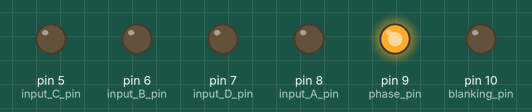
Bench run of a sketch on a simulated Arduino Uno, built with avr-gcc and run on an emulated ATmega328P. On the bench: output pins drawn as LEDs (lit = HIGH). Pins used as bus, display or sensor lines are not drawn.

Above: at 0.5 s.
At 2.5 s:
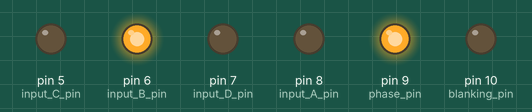
At 3.5 s:
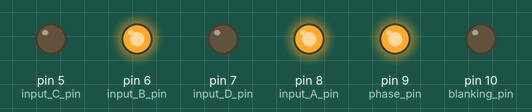
At 5.5 s:
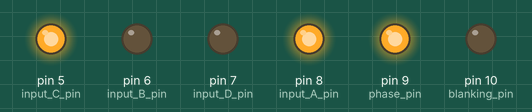
At 8.5 s:
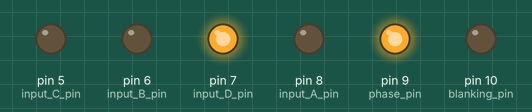
At 11.5 s:
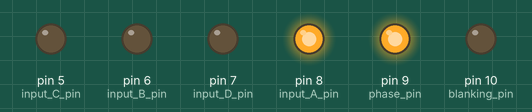
Timing chart, 0 to 13.0 s (numbered marks = the images above):
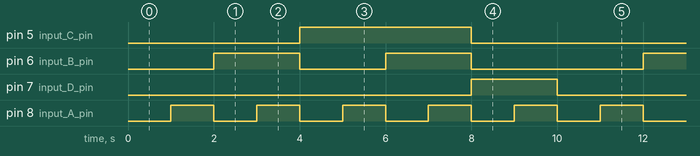

Measured:
- by itself, pin 5 (input_C_pin): alternates HIGH for 4.0 s and LOW for 6.0 s
- by itself, pin 6 (input_B_pin): repeats every 10.0 s: LOW 2.0 s, HIGH 2.0 s, LOW 4.0 s, HIGH 2.0 s
- by itself, pin 7 (input_D_pin): alternates HIGH for 2.0 s and LOW for 8.0 s
- by itself, pin 8 (input_A_pin): alternates HIGH for 1.0 s and LOW for 1.0 s

The sketch:

3_1_7segdisplay_4543.ino
```cpp
// Microcontrollers Lab 3
// 7 segment + 4543 chip demo

byte latch_disable_pin = 4;
// 0 do not disable, latch enabled == keep last value
// 1 disable, latch disabled == refresh based on current A,B,C,D

byte input_D_pin = 7;
byte input_C_pin = 5;
byte input_B_pin = 6;
byte input_A_pin = 8;

byte phase_pin = 9;      // 0 is common cathode 1 is common anode
byte blanking_pin = 10;  // 0 is no blanking 1 is blanking


void setup()
{
  pinMode(latch_disable_pin,OUTPUT);
  pinMode(input_D_pin,OUTPUT);
  pinMode(input_C_pin,OUTPUT);
  pinMode(input_B_pin,OUTPUT);
  pinMode(input_A_pin,OUTPUT);
  pinMode(phase_pin,OUTPUT);
  pinMode(blanking_pin,OUTPUT);

  digitalWrite(latch_disable_pin,1);
  //yes, disable latch
  digitalWrite(blanking_pin,0);
  //no, do not blank display
  digitalWrite(phase_pin,1);
  //0 is common cathode, 1 is common anode
  //it says SA on the common anode
  //it says SC on the common cathode
  //check what you have, modify accordingly

  digitalWrite(input_A_pin,0);
  digitalWrite(input_B_pin,0);
  digitalWrite(input_C_pin,0);
  digitalWrite(input_D_pin,0);
}

void loop()
{
  // 0
  digitalWrite(input_A_pin,0);
  digitalWrite(input_B_pin,0);
  digitalWrite(input_C_pin,0);
  digitalWrite(input_D_pin,0);
  delay(1000);

  // 1
  digitalWrite(input_A_pin,1);
  digitalWrite(input_B_pin,0);
  digitalWrite(input_C_pin,0);
  digitalWrite(input_D_pin,0);
  delay(1000);

  // 2
  digitalWrite(input_A_pin,0);
  digitalWrite(input_B_pin,1);
  digitalWrite(input_C_pin,0);
  digitalWrite(input_D_pin,0);
  delay(1000);

  // 3
  digitalWrite(input_A_pin,1);
  digitalWrite(input_B_pin,1);
  digitalWrite(input_C_pin,0);
  digitalWrite(input_D_pin,0);
  delay(1000);

  // 4
  digitalWrite(input_A_pin,0);
  digitalWrite(input_B_pin,0);
  digitalWrite(input_C_pin,1);
  digitalWrite(input_D_pin,0);
  delay(1000);

  // 5
  digitalWrite(input_A_pin,1);
  digitalWrite(input_B_pin,0);
  digitalWrite(input_C_pin,1);
  digitalWrite(input_D_pin,0);
  delay(1000);

  // 6
  digitalWrite(input_A_pin,0);
  digitalWrite(input_B_pin,1);
  digitalWrite(input_C_pin,1);
  digitalWrite(input_D_pin,0);
  delay(1000);

  // 7
  digitalWrite(input_A_pin,1);
  digitalWrite(input_B_pin,1);
  digitalWrite(input_C_pin,1);
  digitalWrite(input_D_pin,0);
  delay(1000);

  // 8
  digitalWrite(input_A_pin,0);
  digitalWrite(input_B_pin,0);
  digitalWrite(input_C_pin,0);
  digitalWrite(input_D_pin,1);
  delay(1000);

  // 9
  digitalWrite(input_A_pin,1);
  digitalWrite(input_B_pin,0);
  digitalWrite(input_C_pin,0);
  digitalWrite(input_D_pin,1);

  // digitalWrite(blanking_pin,1); blanking 9

  delay(1000);
  // digitalWrite(blanking_pin,0); disabling blanking

  //complete the code so it would count from 0..9

  //use the latch disable to keep 5 for the 5..9 numbers
  //digitalWrite(latch_disable_pin,0);

  //use blanking to blank the 8 and 9
  //digitalWrite(blanking_pin,1);
}
```
